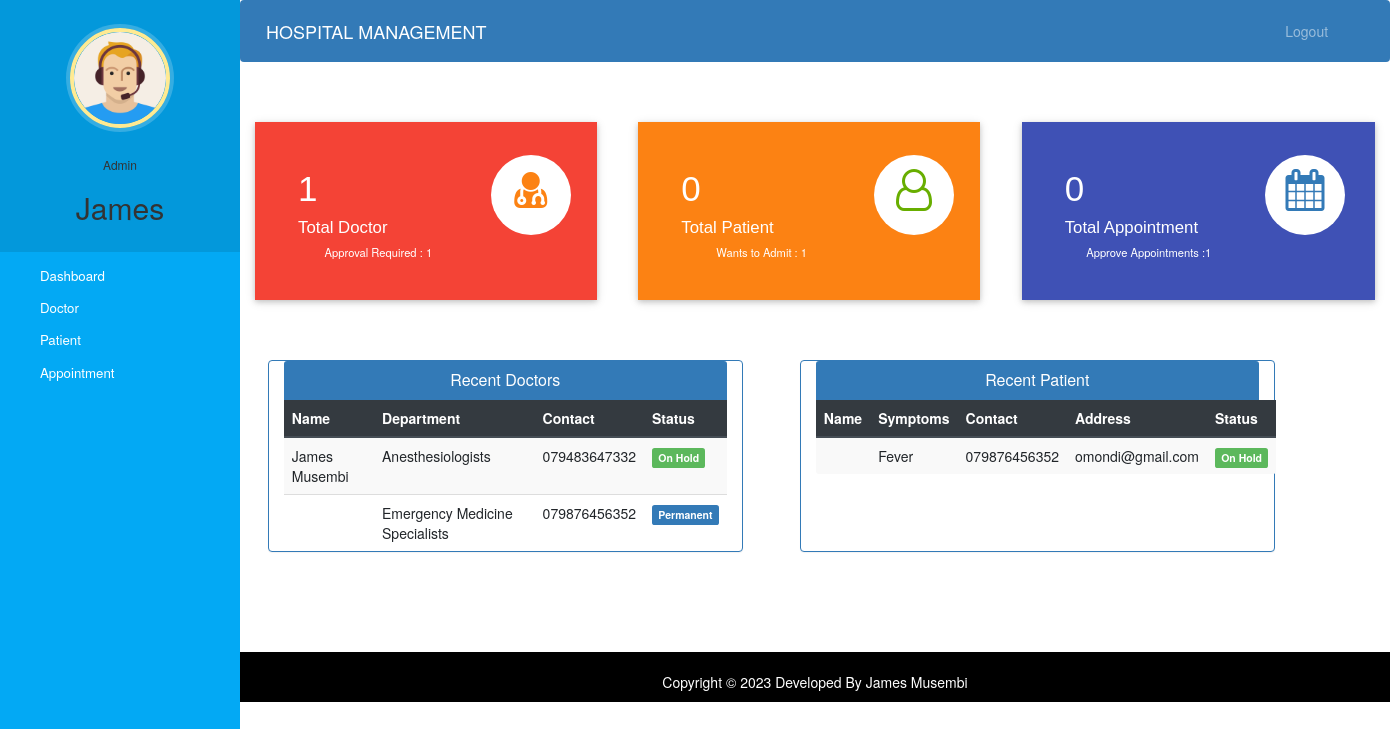
The app's page /admin-dashboard (signed in) with its own data.
### hospital/models.py (models this page shows, shortened)
class Doctor(models.Model):
    user=models.OneToOneField(User,on_delete=models.CASCADE)
    profile_pic= models.ImageField(upload_to='profile_pic/DoctorProfilePic/',null=True,blank=True)
    address = models.CharField(max_length=40)
    mobile = models.CharField(max_length=20,null=True)
    department= models.CharField(max_length=50,choices=departments,default='Cardiologist')
    status=models.BooleanField(default=False)
    @property
    def get_name(self):
        return self.user.first_name+" "+self.user.last_name

class Patient(models.Model):
    user=models.OneToOneField(User,on_delete=models.CASCADE)
    profile_pic= models.ImageField(upload_to='profile_pic/PatientProfilePic/',null=True,blank=True)
    address = models.CharField(max_length=40)
    mobile = models.CharField(max_length=20,null=False)
    symptoms = models.CharField(max_length=100,null=False)
    assignedDoctorId = models.PositiveIntegerField(null=True)
    admitDate=models.DateField(auto_now=True)
    status=models.BooleanField(default=False)
    @property
    def get_name(self):
        return self.user.first_name+" "+self.user.last_name

### hospital/views.py (the view)
# urls.py: path('admin-dashboard', views.admin_dashboard_view,name='admin-dashboard'),
@login_required(login_url='adminlogin')
@user_passes_test(is_admin)
def admin_dashboard_view(request):
    doctors=models.Doctor.objects.all().order_by('-id')
    patients=models.Patient.objects.all().order_by('-id')
    doctorcount=models.Doctor.objects.all().filter(status=True).count()
    pendingdoctorcount=models.Doctor.objects.all().filter(status=False).count()
    patientcount=models.Patient.objects.all().filter(status=True).count()
    pendingpatientcount=models.Patient.objects.all().filter(status=False).count()
    appointmentcount=models.Appointment.objects.all().filter(status=True).count()
    pendingappointmentcount=models.Appointment.objects.all().filter(status=False).count()
    mydict={
    'doctors':doctors,
    'patients':patients,
    'doctorcount':doctorcount,
    'pendingdoctorcount':pendingdoctorcount,
    'patientcount':patientcount,
    'pendingpatientcount':pendingpatientcount,
    'appointmentcount':appointmentcount,
    'pendingappointmentcount':pendingappointmentcount,
    }
    return render(request,'hospital/admin_dashboard.html',context=mydict)

### hospital/views.py (called while the page is built)
def is_admin(user):
    return user.groups.filter(name='ADMIN').exists()

### templates/hospital/admin_dashboard.html
{% extends 'hospital/admin_base.html' %}
{% load static %}
{% block content %}
{%include 'hospital/admin_dashboard_cards.html'%}
<br><br><br>
<div class="container">
  <div class="row">
    <div class="panel panel-primary col-md-5" style="margin-left:2%;">
      <div class="panel-heading" style="text-align:center;">
        <h6 class="panel-title">Recent Doctors</h6>
      </div>
      <table class="table table-hover table-striped" id="dev-table">
        <thead class="thead-dark">
          <tr>
            <th>Name</th>
            <th>Department</th>
            <th>Contact</th>
            <th>Status</th>
          </tr>
        </thead>
        {% for d in doctors %}
        <tr>
          <td> {{d.get_name}}</td>
          <td>{{d.department}}</td>
          <td>{{d.mobile}}</td>
          {%if d.status%}
          <td> <span class="label label-primary">Permanent</span></td>
          {% else %}
          <td> <span class="label label-success">On Hold</span></td>
          {% endif %}
        </tr>
        {% endfor %}
      </table>
    </div>
    <div class="panel panel-primary col-md-5" style="margin-left:5%;">
      <div class="panel-heading" style="text-align:center;">
        <h6 class="panel-title">Recent Patient</h6>
      </div>
      <table class="table table-hover table-striped" id="dev-table">
        <thead class="thead-dark">
          <tr>
            <th>Name</th>
            <th>Symptoms</th>
            <th>Contact</th>
            <th>Address</th>
            <th>Status</th>
          </tr>
        </thead>
        {% for p in patients %}
        <tr>
          <td> {{p.get_name}}</td>
          <td>{{p.symptoms}}</td>
          <td>{{p.mobile}}</td>
          <td>{{p.address}}</td>
          {%if p.status%}
          <td> <span class="label label-primary">Admitted</span></td>
          {% else %}
          <td> <span class="label label-success">On Hold</span></td>
          {% endif %}
        </tr>
        {% endfor %}
      </table>
    </div>
  </div>
</div>
{% endblock content %}

### templates/hospital/admin_base.html (shortened to what this page needs)
<!DOCTYPE html>
{% load static %}
<html lang="en">
<head>
  <link rel="stylesheet" href="https://stackpath.bootstrapcdn.com/bootstrap/4.3.1/css/bootstrap.min.css">
  <link rel="stylesheet" href="https://maxcdn.bootstrapcdn.com/font-awesome/4.7.0/css/font-awesome.min.css">
  <link rel="stylesheet" href="{% static '/style.css' %}">
</head>
<body>
  <nav class="menu" tabindex="0">
    <header class="avatar">
      <img src="{% static "images/adminpropic.png" %}" />
      <br><br>
      <h6>Admin</h6>
      <h2>{{request.user.first_name}}</h2>
    </header>
    <ul>
      <li tabindex="0" class="icon-dashboard"> <a style="color:white; text-decoration:none;" href="/admin-dashboard"><span>Dashboard</span></a> </li>
      <li tabindex="0" class="icon-customers"> <a style="color:white; text-decoration:none;" href="/admin-doctor"><span>Doctor</span></a></li>
      <li tabindex="0" class="icon-users"> <a style="color:white; text-decoration:none;" href="/admin-patient"><span>Patient</span></a></li>
      <li tabindex="0" class="icon-calendar"> <a style="color:white; text-decoration:none;" href="/admin-appointment"><span>Appointment</span></a></li>
    </ul>
  </nav>
  <main>
    <div class="bs-example">
      <nav class="navbar navbar-expand-md  navbar-dark fixed-top" style="background:#337AB7;">
        <a href="/admin-dashboard" class="navbar-brand">HOSPITAL MANAGEMENT</a>
        <div class="collapse navbar-collapse justify-content-between" id="navbarCollapse">
          <div class="navbar-nav" style=" margin-left: 90%;">
            <a href="/logout" class="nav-item nav-link">Logout</a>
          </div>
        </div>
      </nav>
    </div>
    <br><br>
    {% block content %}
    {% endblock content %}
    <br><br><br><br>
    <footer>
      <br>
      <div class="container">
        <div class="row">
          <div class="col-md-12 col-sm-12">
            <div style="color:#ffffff;" class="wow fadeInUp footer-copyright">
              <p>
                Copyright &copy; 2023 Developed By James Musembi </p>
            </div>
          </div>
        </div>
      </div>
    </footer>
  </main>
</body>
</html>

### static/style.css (style rules this page uses)
body { padding-left: 240px; }
main { position: relative; height: 100vh; }
.menu { background: #5bc995; height: 100vh; width: 240px; position: fixed; top: 0px; left: 0; z-index: 5; outline: none; }
.menu .avatar { background: rgba(0, 0, 0, 0.1); padding: 2em 0.5em; text-align: center; }
.menu .avatar img { width: 100px; border-radius: 50%; overflow: hidden; border: 4px solid #ffea92; box-shadow: 0 0 0 4px rgba(255, 255, 255, 0.2); }
.menu .avatar h2 { font-weight: normal; margin-bottom: 0; }
.menu ul { list-style: none; padding: 0.5em 0; margin: 0; }
.menu ul li { padding: 0.5em 1em 0.5em 3em; font-size: 0.95em; font-weight: regular; background-repeat: no-repeat; background-position: left 15px center; background-size: auto 20px; transition: all 0.15s linear; cursor: pointer; }
.menu ul li.icon-dashboard { background-image: url("http://www.entypo.com/images//gauge.svg"); }
.menu ul li.icon-customers { background-image: url("http://www.entypo.com/images//briefcase.svg"); }
.menu ul li.icon-users { background-image: url("http://www.entypo.com/images//users.svg"); }
.menu ul li.icon-calendar { background-image: url("http://www.entypo.com/images//calendar.svg"); }

### templates/hospital/admin_base.html (style rules this page uses)
a:link { text-decoration: none; }
a { color: white; }
footer { padding: 0px 0px 0px 0px; background-color: black; margin: 0px; }
p { text-align: center; }
body { padding-left: 240px; }
main { position: relative; height: 100vh; }
.menu { background: #03a9f4; height: 100vh; width: 240px; position: fixed; top: 0px; left: 0; z-index: 5; outline: none; }
.menu .avatar { background: rgba(0, 0, 0, 0.1); padding: 2em 0.5em; text-align: center; }
.menu .avatar img { width: 100px; border-radius: 50%; overflow: hidden; border: 4px solid #ffea92; box-shadow: 0 0 0 4px rgba(255, 255, 255, 0.2); }
.menu .avatar h2 { font-weight: normal; margin-bottom: 0; }
.menu ul { list-style: none; padding: 0.5em 0; margin: 0; }
.menu ul li { padding: 0.5em 1em 0.5em 3em; font-size: 0.95em; font-weight: regular; background-repeat: no-repeat; background-position: left 15px center; background-size: auto 20px; transition: all 0.15s linear; cursor: pointer; }
.menu ul li.icon-dashboard { background-image: url("http://www.entypo.com/images//gauge.svg"); }
.menu ul li.icon-customers { background-image: url("http://www.entypo.com/images//briefcase.svg"); }
.menu ul li.icon-users { background-image: url("http://www.entypo.com/images//users.svg"); }
.menu ul li.icon-calendar { background-image: url("http://www.entypo.com/images//calendar.svg"); }

### records on screen
Doctor: get_name "James Musembi", department "Anesthesiologists", mobile "079483647332", status "On Hold"
Doctor: department "Emergency Medicine Specialists", mobile "079876456352", status "Permanent"
Patient: symptoms "Fever", mobile "079876456352", address "omondi@gmail.com", status "On Hold"

### other values on screen
{{ request.user.first_name }} "James"
{{ doctorcount }} "1"
{{ pendingdoctorcount }} "1"
{{ patientcount }} "0"
{{ pendingpatientcount }} "1"
{{ appointmentcount }} "0"
{{ pendingappointmentcount }} "1"
